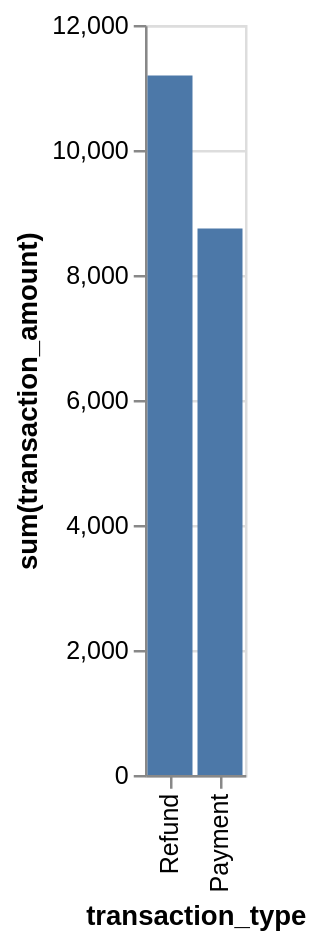

The Vega-Lite source for this figure:
### Vega-Lite specification from a JSON file in a GitHub repository (floating-point values rounded to 4 significant figures)
{"data": {"values": [{"x_data": "Refund", "y_data": 11190.0}, {"x_data": "Payment", "y_data": 8743.0}]}, "mark": "bar", "encoding": {"x": {"field": "x_data", "type": "nominal", "title": "transaction_type", "sort": "descending"}, "y": {"field": "y_data", "type": "quantitative", "title": "sum(transaction_amount)"}}}
